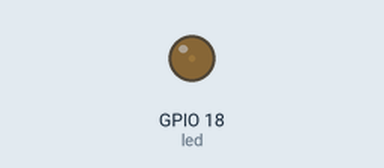
This program was run on a simulated Raspberry Pi (BCM pin numbers). Parts: output pins drawn as LEDs (lit = HIGH). What the program prints to the terminal is not drawn.

Above: at 0.05 s.
At 0.7 s:
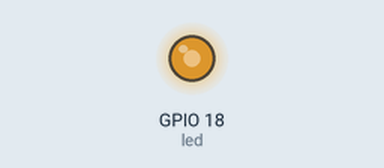
At 1.4 s:
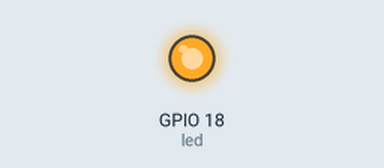
At 2.75 s:
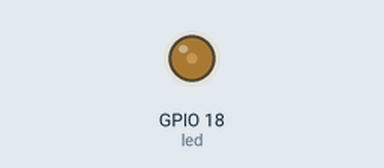
Timing chart, 0 to 5.2 s (numbered marks = the images above):
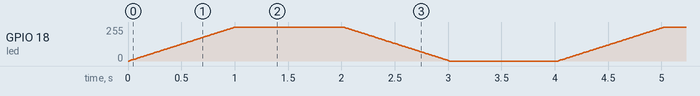

The program:

breathing_led.py
```python
'''
FILE NAME: breathing_led.py
DESCRIPTION: When an LED is connected to a PWM PIN (GPIO18), gradually increase the brightness from 0 to 100, wait 1 second, and then, gradually decrease the brightness from 100 to 0. Repeat this forever.
USAGE: "python breathing_led.py"
'''

# Imports
from gpiozero import PWMLED
import time

# Use GPIO18 pin, initially set the brightness to the lowest (0), and a frequency of 1000hz.
# A higher frequency like 1000hz will make the transitions extremely smooth and there'll be little to no flicker. Sort of like the frequency on a monitor. A 30hz monitor will not be anywhere near as smooth as a 144hz monitor due to a higher refresh rate.
led = PWMLED(18, initial_value=0, frequency=1000)

def gradually_increase_and_decrease_led_brightness():
    '''
    Gradually increase and decrease the brightness of the LED connected to GPIO18 forever.
    '''
    while True:
        # Gradually INCREASE the LED's brightness from 0 to 100 over a second.
        for b in range(0, 101, 1):
            led.value = b / 100.0
            time.sleep(0.01)

        # Once we've reached the max brightness (100), wait for a second before turning it back down to 0 brightness.
        time.sleep(1)

        # Gradually DECREASE the LED's brightness from 100 to 0 over a second.
        for b in range(100, -1, -1):
            led.value = b / 100.0
            time.sleep(0.01)

        # Once we've reached the lowest brightness (0), wait for a second before restarting the loop.
        time.sleep(1)


def destroy():
    led.close()

is_running_as_main_program = (__name__ == '__main__')

if is_running_as_main_program:
    print('Program is starting...')

    try:
        gradually_increase_and_decrease_led_brightness()
    except KeyboardInterrupt:
        destroy()
        print('Ending program!')
```
